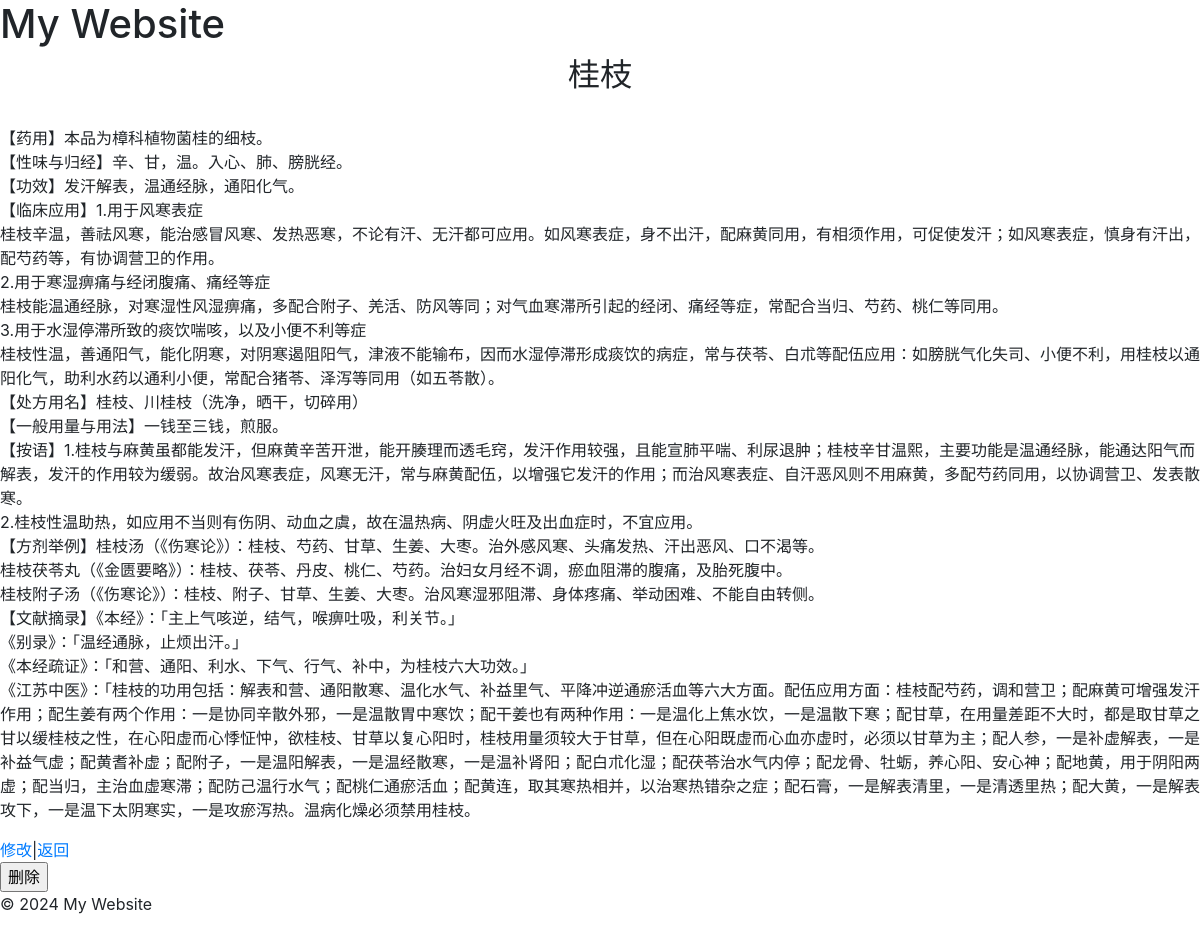
The page /桂枝 on the database its author committed.
### tables this page shows
CREATE TABLE posts (
    id INTEGER PRIMARY KEY AUTOINCREMENT,
    title TEXT NOT NULL,
    content TEXT NOT NULL
);

### .ipynb_checkpoints/main-checkpoint.py (the view)
@app.route('/<string:title>')
def post(title):
    conn = get_db_connection()
    post = conn.execute('SELECT * FROM posts WHERE title =?', (title,)).fetchone()
    conn.close()
    return render_template('post.html', post=post)

### .ipynb_checkpoints/main-checkpoint.py (called while the page is built)
def get_db_connection():
    conn = sqlite3.connect('database.db')
    conn.row_factory = sqlite3.Row
    return conn

### templates/post.html (shortened to what this page needs)
{% extends 'base.html' %}
{% block content %}
    <div>
         <h2 style="text-align: center;">{{ post['title'] }}</h2>
         <p>{{ post['content'].replace('\n', '<br>') | safe }}</p>
    </div>
    <a href="{{ url_for('edit', id=post['id']) }}">修改</a>|<a href="{{ url_for('index') }}">返回</a>
     <form action="{{ url_for('delete', id=post['id']) }}" method="post">
         <input type="submit" value="删除" onclick="return confirm('确定要删除吗？')">
     </form>
{% endblock %}

### rows shown on the page
posts: title "桂枝", content.replace "【药用】本品为樟科植物菌桂的细枝。 【性味与归经】辛、甘，温。入心、肺、膀胱经。 【功效】发汗解表，温通经脉，通阳化气。 【临床应用】1.用于风寒表症 桂枝辛温，善祛风寒，能治感冒风寒、发热恶寒，不论有汗、无汗都可应用。如风寒表症，身不出汗，配麻黄同用，有相须作用，可促使发汗；如风寒表症，慎身有汗出，配芍药等，有协调营卫的作用。 2.用于寒湿痹痛与经闭腹痛、痛经等症 桂枝能温通经脉，对寒湿性风湿痹痛，多配合附子、羌活、防风等同；对气血寒滞所引起的经闭、痛经等症，常配合当归、芍药、桃仁等同用。 3.用于水湿停滞所致的痰饮喘咳，以及小便不利等症 桂枝性温，善通阳气，能化阴寒，对阴寒遏阻阳气，津液不能输布，因而水湿停滞形成痰饮的病症，常与茯苓、白朮等配伍应用：如膀胱气化失司、小便不利，用桂枝以通阳化气，助利水药以通利小便，常配合猪苓、泽泻等同用（如五苓散）。 【处方用名】桂枝、川桂枝（洗净，晒干，切碎用） 【一般用量与用法】一钱至三钱，煎服。 【按语】1.桂枝与麻黄虽都能发汗，但麻黄辛苦开泄，能开腠理而透毛窍，发汗作用较强，且能宣肺平喘、利尿退肿；桂枝辛甘温熙，主要功能是温通经脉，能通达阳气而解表，发汗的作用较为缓弱。故治风寒表症，风寒无汗，常与麻黄配伍，以增强它发汗的作用；而治风寒表症、自汗恶风则不用麻黄，多配芍药同用，以协调营卫、发表散寒。 2.桂枝性温助热，如应用不当则有伤阴、动血之虞，故在温热病、阴虚火旺及出血症时，不宜应用。 【方剂举例】桂枝汤（《伤寒论》）：桂枝、芍药、甘草、生姜、大枣。治外感风寒、头痛发热、汗出恶风、口不渴等。…"
